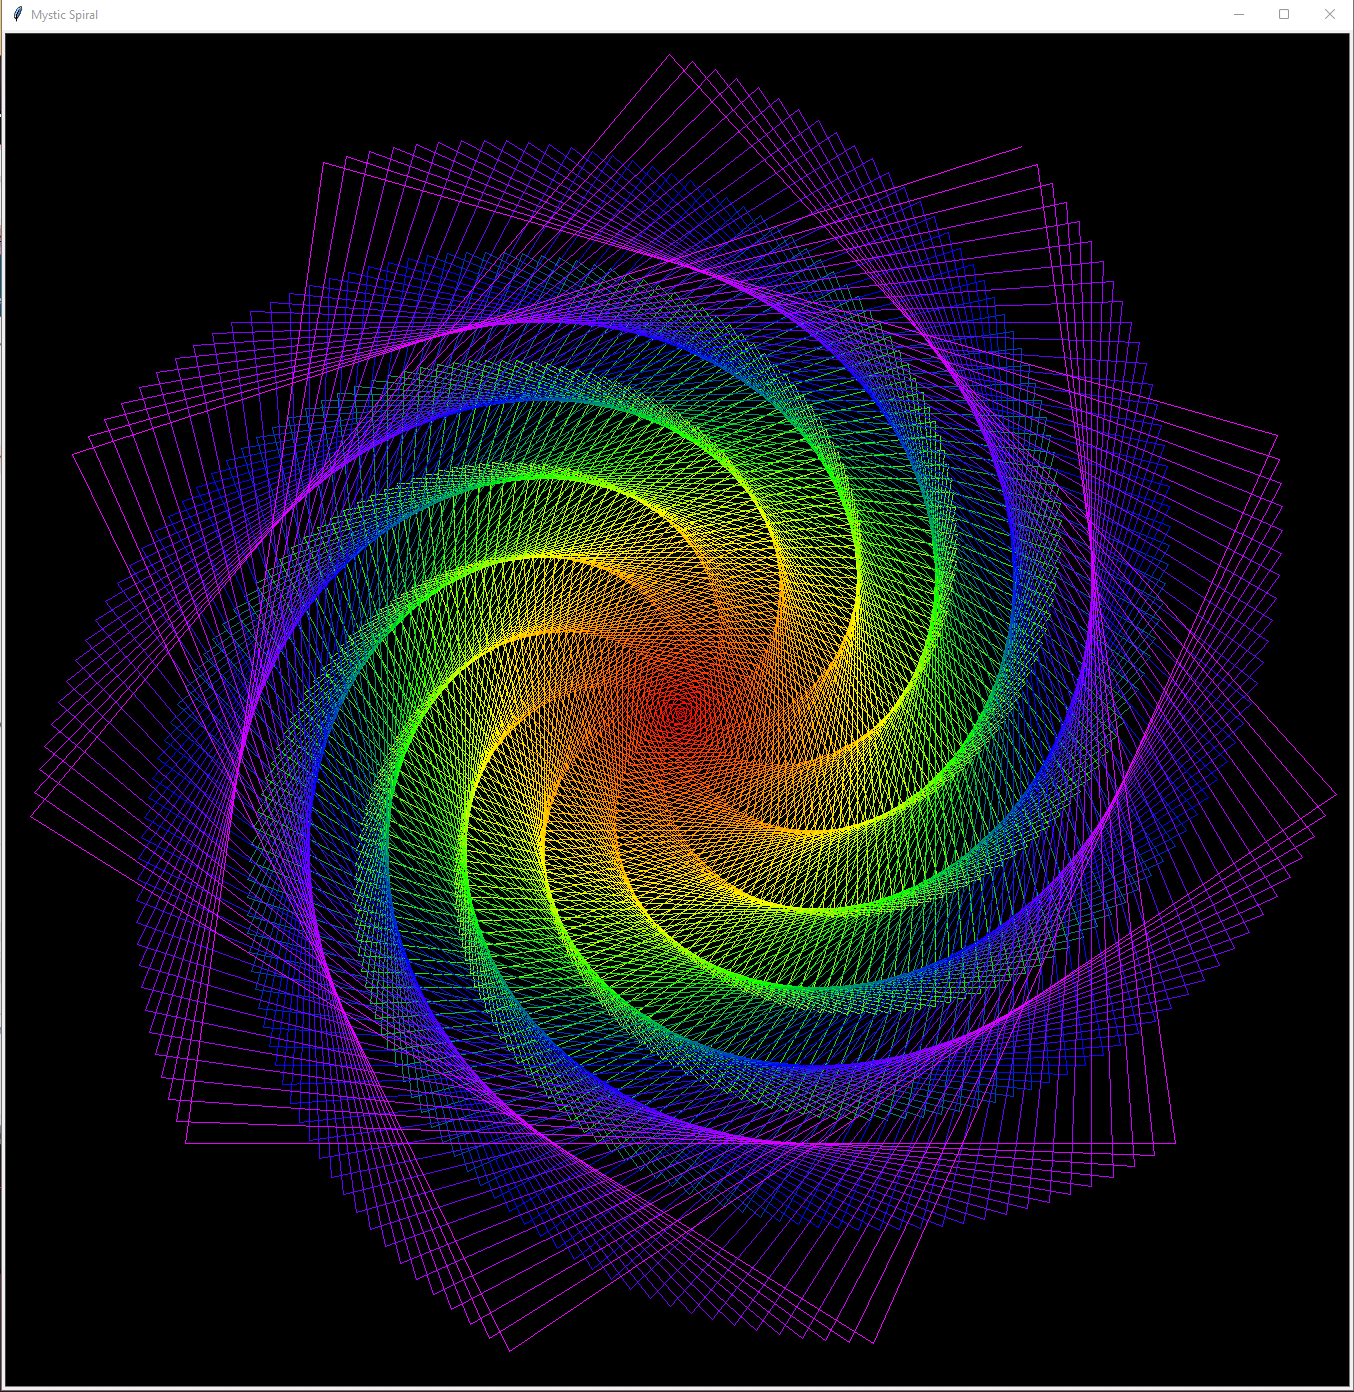

Source code (Python):
import turtle

# get the instance of turtle
t = turtle.Turtle()

window = turtle.Screen()
window.bgcolor("black")  # background color
window.title("Mystic Spiral")  # title of the window

t.reset()
t.hideturtle()
t.speed(0)

c = 0
x = 0

colors = [
    # reddish colors
    (1.00, 0.00, 0.00), (1.00, 0.03, 0.00), (1.00, 0.05, 0.00), (1.00, 0.07, 0.00), (1.00, 0.10, 0.00), (1.00, 0.12, 0.00), (1.00, 0.15, 0.00), (1.00, 0.17, 0.00), (1.00, 0.20, 0.00), (1.00, 0.23, 0.00), (1.00,
                                                                                                                                                                                                             0.25, 0.00), (1.00, 0.28, 0.00), (1.00, 0.30, 0.00), (1.00, 0.33, 0.00), (1.00, 0.35, 0.00), (1.00, 0.38, 0.00), (1.00, 0.40, 0.00), (1.00, 0.42, 0.00), (1.00, 0.45, 0.00), (1.00, 0.47, 0.00),
    # orangey colors
    (1.00, 0.50, 0.00), (1.00, 0.53, 0.00), (1.00, 0.55, 0.00), (1.00, 0.57, 0.00), (1.00, 0.60, 0.00), (1.00, 0.62, 0.00), (1.00, 0.65, 0.00), (1.00, 0.68, 0.00), (1.00, 0.70, 0.00), (1.00, 0.72, 0.00), (1.00,
                                                                                                                                                                                                             0.75, 0.00), (1.00, 0.78, 0.00), (1.00, 0.80, 0.00), (1.00, 0.82, 0.00), (1.00, 0.85, 0.00), (1.00, 0.88, 0.00), (1.00, 0.90, 0.00), (1.00, 0.93, 0.00), (1.00, 0.95, 0.00), (1.00, 0.97, 0.00),
    # yellowy colors
    (1.00, 1.00, 0.00), (0.95, 1.00, 0.00), (0.90, 1.00, 0.00), (0.85, 1.00, 0.00), (0.80, 1.00, 0.00), (0.75, 1.00, 0.00), (0.70, 1.00, 0.00), (0.65, 1.00, 0.00), (0.60, 1.00, 0.00), (0.55, 1.00, 0.00), (0.50,
                                                                                                                                                                                                             1.00, 0.00), (0.45, 1.00, 0.00), (0.40, 1.00, 0.00), (0.35, 1.00, 0.00), (0.30, 1.00, 0.00), (0.25, 1.00, 0.00), (0.20, 1.00, 0.00), (0.15, 1.00, 0.00), (0.10, 1.00, 0.00), (0.05, 1.00, 0.00),
    # greenish colors
    (0.00, 1.00, 0.00), (0.00, 0.95, 0.05), (0.00, 0.90, 0.10), (0.00, 0.85, 0.15), (0.00, 0.80, 0.20), (0.00, 0.75, 0.25), (0.00, 0.70, 0.30), (0.00, 0.65, 0.35), (0.00, 0.60, 0.40), (0.00, 0.55, 0.45), (0.00,
                                                                                                                                                                                                             0.50, 0.50), (0.00, 0.45, 0.55), (0.00, 0.40, 0.60), (0.00, 0.35, 0.65), (0.00, 0.30, 0.70), (0.00, 0.25, 0.75), (0.00, 0.20, 0.80), (0.00, 0.15, 0.85), (0.00, 0.10, 0.90), (0.00, 0.05, 0.95),
    # blueish colors
    (0.00, 0.00, 1.00), (0.05, 0.00, 1.00), (0.10, 0.00, 1.00), (0.15, 0.00, 1.00), (0.20, 0.00, 1.00), (0.25, 0.00, 1.00), (0.30, 0.00, 1.00), (0.35, 0.00, 1.00), (0.40, 0.00, 1.00), (0.45, 0.00,
                                                                                                                                                                                         1.00), (0.50, 0.00, 1.00), (0.55, 0.00, 1.00), (0.60, 0.00, 1.00), (0.65, 0.00, 1.00), (0.70, 0.00, 1.00), (0.75, 0.00, 1.00), (0.80, 0.00, 1.00), (0.85, 0.00, 1.00), (0.90, 0.00, 1.00), (0.95, 0.00, 1.00)
]

while x < 1000:
    idx = int(c)
    color = colors[idx]
    t.color(color)
    t.forward(x)
    t.right(98)
    x = x + 1
    c = c + 0.1

t.hideturtle()
turtle.done()
